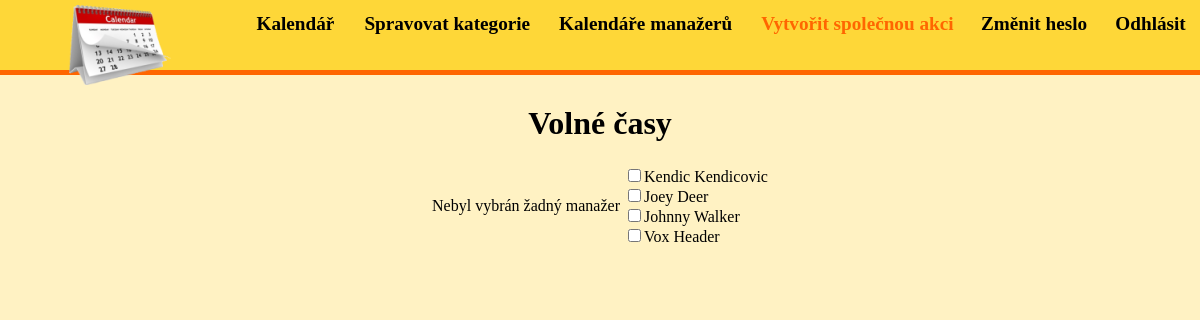
Screenshot of /?page=coworkingEvent (signed in) with the database file from the repository.
### tables this page shows
CREATE TABLE IF NOT EXISTS `zamestnanec` (
  `id_zamestnanec` mediumint(8) unsigned NOT NULL AUTO_INCREMENT,
  `id_nadrizeny` mediumint(8) unsigned DEFAULT NULL,
  `role` tinyint(4) NOT NULL,
  `login` varchar(64) NOT NULL,
  `heslo` varchar(64) NOT NULL,
  `jmeno` varchar(64) NOT NULL,
  `prijmeni` varchar(64) NOT NULL,
  `email` varchar(128) DEFAULT NULL,
  `telefon` varchar(32) DEFAULT NULL,
  PRIMARY KEY (`id_zamestnanec`),
  UNIQUE KEY `login` (`login`),
  UNIQUE KEY `id_zamestnanec` (`id_zamestnanec`),
  KEY `id_nadrizeny` (`id_nadrizeny`)
);

### user.php (called while the page is built, shortened)
<?php
class User
{
    public $role;
    public function __construct($idEmployee = null)
    {
        if($idEmployee== null)
        {
            if(isset($_SESSION['id']))
            {
                $this->role     = $_SESSION['role'];
                $this->idCalendar = $_SESSION['idCalendar'];
            }
            else
            {
                $this->role = RANDOM_USER;
            }
        }
    }
    public function loggedin()
    {
        if($this->role == RANDOM_USER)
            return false;
        else
            return true;
    }
    public function isBoss()
    {
        if($this->role == BOSS)
            return true;
        else
            return false;
    }
    public function isManager()
    {
        if($this->role == MANAGER)
            return true;
        else
            return false;
    }
}
?>

### calendar.php (the view, shortened to what this page needs)
<?php
class Calendar
{
    private $managers;
    private $page;
    public function __construct($user)
    {
        $this->managers = array();
        if(isset($_SESSION['managers']))
            $this->managers = $_SESSION['managers'];
        else
            $_SESSION['managers'] = array();
        if(isset($_GET['page']))
            $this->page = $_GET['page'];
        else
            $this->page = "calc";
    }
    public function coworkingEvent()
    {
        echo "<h1>Volné časy</h1>";
        echo '<table>';
        echo '<tr>';
        echo '<td>';
        if($this->managers != null)
            $this->drawMonth("freetimes");
        else
        {
            echo 'Nebyl vybrán žadný manažer';
        }
        echo '</td>';
        echo '<td rowspan="2">';
        echo '<form action="?page='.$this->page.'&submitmeh" method="POST">';
        $result = @mysql_query("SELECT id_zamestnanec, jmeno, prijmeni
                                FROM zamestnanec
                                WHERE role=".MANAGER." OR role = ".BOSS);
        if(mysql_num_rows($result) > 0)
        {
            while($row = mysql_fetch_array($result))
            {
                echo '<input type="checkbox" ';
                echo        'name="id_'.$row['id_zamestnanec'].'" ';
                echo        'onchange="this.form.submit() "';
                echo        (false !== array_search($row['id_zamestnanec'], $_SESSION['managers']))? "checked" : "";
                echo ' />';
                echo $row['jmeno'] ." ". $row['prijmeni'];
                echo "<br />";
            }
        }
        else
            echo "Nemáte žádné manažery.";
        echo '</form>';
        echo '</td>';
        echo '</table>';
    }
}
?>

### index.php (shortened to what this page needs)
<?php
include_once("user.php");
include_once("calendar.php");
include_once("event.php");
$user = new User();
if(isset($_GET['page']))
    $page = $_GET['page'];
else
{
    if($user->idCalendar)
        $page = "calc";
    else
        $page = "none";
    $_GET['page'] = $page;
}
?>
<!DOCTYPE html PUBLIC "-//W3C//DTD XHTML 1.0 Strict//EN"
    "http://www.w3.org/TR/xhtml1/DTD/xhtml1-strict.dtd">
<html>
<head>
    <link rel="stylesheet" href="jquery/jquery-ui.css" type="text/css" media="screen" />
    <link rel="stylesheet" href="styles.css" type="text/css" media="screen" />
</head>
<body<?php if($page == "calcAll" || $page == "calc") {echo " onload=\"setTableSize();\" onresize=\"setTableSize();\"";}?>>
<div align="center">
<?php
$menu  = "<div id=\"header\">".
         "<div id=\"logo\">".
         "</div> ".
         "<div id=\"menu\">".
         "<div class=\"myUl\">";
if($user->idCalendar != NULL)
{
    $menu .= '<span class="myLi">';
    $menu .= '<a '. (($page == "calc") ? 'class="actual" ': "") .'href="?page=calc">';
    $menu .= 'Kalendář';
    $menu .= '</a>';
    $menu .= '</span>';
}
if($user->isManager() || $user->isBoss())
{
    $menu .= '<span class="myLi">';
    $menu .= '<a '. (($page == "categories") ? 'class="actual" ': "") .'href="?page=categories">';
    $menu .= 'Spravovat&nbsp;kategorie';
    $menu .= '</a>';
    $menu .= '</span>';
}
if($user->isBoss())
{
    $menu .= '<span class="myLi">';
    $menu .= '<a '. (($page == "calcAll") ? 'class="actual" ': "") .'href="?page=calcAll">';
    $menu .= 'Kalendáře&nbsp;manažerů';
    $menu .= '</a>';
    $menu .= '</span>';
    $menu .= '<span class="myLi">';
    $menu .= '<a '. (($page == "coworkingEvent") ? 'class="actual" ': "") .'href="?page=coworkingEvent">';
    $menu .= 'Vytvořit&nbsp;společnou&nbsp;akci';
    $menu .= '</a>';
    $menu .= '</span>';
}
$menu .= '<span class="myLi">';
$menu .= '<a '. (($page == "changePass") ? 'class="actual" ': "") .'href="?page=changePass">';
$menu .= 'Změnit&nbsp;heslo';
$menu .= '</a>';
$menu .= '</span>';
$menu .= '<span class="myLi">';
$menu .= '<a '. (($page == "logout") ? 'class="actual" ': "") .'href="?action=logout">';
$menu .= 'Odhlásit';
$menu .= '</a>';
$menu .= '</span>';
$menu .= '</div>';
$menu .= '</div> ';
$menu .= '</div> ';
if($user->loggedIn())
    echo $menu;
if($user->loggedIn())
{
    switch($page)
    {
        case "coworkingEvent":
            $calc = new Calendar($user);
            $calc->coworkingEvent();
            break;
    }
}
?>
</div>
</body>
</html>

### styles.css (style rules this page uses)
body { margin: 0px; background-color: #FFF2C3; min-width: 640px; }
#header { border-bottom: 5px solid #FF6600; margin-bottom: 30px; height: 70px; background-color: #FED738; }
#logo { height: 80px; width: 20%; background-image: url('logo.png'); background-repeat: no-repeat; background-position: center; float: left; margin-top: 5px; }
#menu { float: right; width: 80%; min-width: 512px; height: 100%; text-align: center; font-size: 120%; }
#menu .myUl { margin-top: 1%; margin-bottom: 1%; line-height: 150%; width: 100%; }
#menu .myUl .myLi { display: inline-block; margin: 0px 1.5%; }
#menu .myUl .myLi a { padding: 7px 1.5%; }
#menu .myUl .myLi a:link, #menu .myUl .myLi a:visited { color: black; font-weight: bold; text-decoration: none; }
#menu .myUl .myLi a.actual { color: #FF6600; }

### rows the page displays
zamestnanec: jmeno "Kendic", prijmeni "Kendicovic"
zamestnanec: jmeno "Joey", prijmeni "Deer"
zamestnanec: jmeno "Johnny", prijmeni "Walker"
zamestnanec: jmeno "Vox", prijmeni "Header"

### other values shown
$menu "Změnit heslo Odhlásit"
